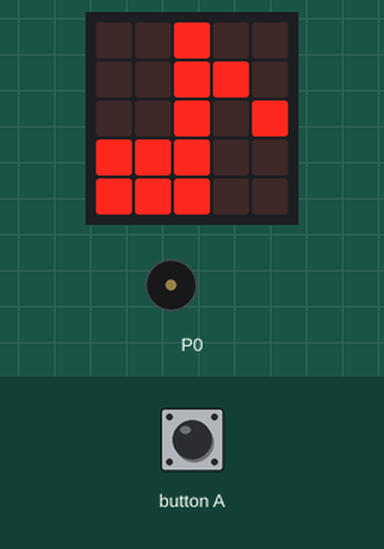
A program run on a simulated BBC micro:bit (MakeCode). Shown: the board's 5×5 LED display, buzzer (waves = sounding). The inputs (shaded band) are chosen by the test bench.

Above: at 1.8 s.
1.9 s: button A pressed for 0.15 s
At 2.29 s:
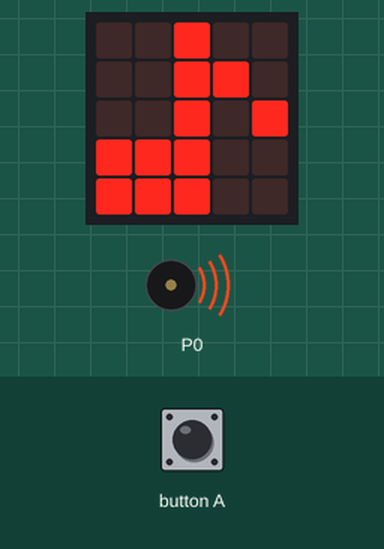
Timing chart, 0 to 8.6 s (numbered marks = the images above; inputs shaded):
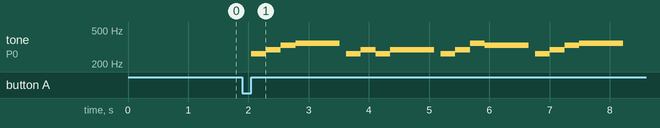

Measured:
- after the input at 1.9 s, tone on P0: plays 262 Hz for 0.24 s, 294 Hz for 0.24 s, 330 Hz for 0.24 s, 349 Hz for 0.73 s, 262 Hz for 0.24 s, 294 Hz for 0.24 s … (16 notes in this stretch), starting after 0.15 s

The program:

main.ts
```typescript
input.onButtonPressed(Button.A, function () {
    music.play(music.tonePlayable(262, music.beat(BeatFraction.Whole)), music.PlaybackMode.UntilDone)
    music.play(music.tonePlayable(294, music.beat(BeatFraction.Whole)), music.PlaybackMode.UntilDone)
    music.play(music.tonePlayable(330, music.beat(BeatFraction.Whole)), music.PlaybackMode.UntilDone)
    music.play(music.tonePlayable(349, music.beat(BeatFraction.Whole)), music.PlaybackMode.UntilDone)
    music.play(music.tonePlayable(349, music.beat(BeatFraction.Whole)), music.PlaybackMode.UntilDone)
    music.play(music.tonePlayable(349, music.beat(BeatFraction.Whole)), music.PlaybackMode.UntilDone)
    basic.pause(100)
    music.play(music.tonePlayable(262, music.beat(BeatFraction.Whole)), music.PlaybackMode.UntilDone)
    music.play(music.tonePlayable(294, music.beat(BeatFraction.Whole)), music.PlaybackMode.UntilDone)
    music.play(music.tonePlayable(262, music.beat(BeatFraction.Whole)), music.PlaybackMode.UntilDone)
    music.play(music.tonePlayable(294, music.beat(BeatFraction.Whole)), music.PlaybackMode.UntilDone)
    music.play(music.tonePlayable(294, music.beat(BeatFraction.Whole)), music.PlaybackMode.UntilDone)
    music.play(music.tonePlayable(294, music.beat(BeatFraction.Whole)), music.PlaybackMode.UntilDone)
    basic.pause(100)
    music.play(music.tonePlayable(262, music.beat(BeatFraction.Whole)), music.PlaybackMode.UntilDone)
    music.play(music.tonePlayable(294, music.beat(BeatFraction.Whole)), music.PlaybackMode.UntilDone)
    music.play(music.tonePlayable(349, music.beat(BeatFraction.Whole)), music.PlaybackMode.UntilDone)
    music.play(music.tonePlayable(330, music.beat(BeatFraction.Whole)), music.PlaybackMode.UntilDone)
    music.play(music.tonePlayable(330, music.beat(BeatFraction.Whole)), music.PlaybackMode.UntilDone)
    music.play(music.tonePlayable(330, music.beat(BeatFraction.Whole)), music.PlaybackMode.UntilDone)
    basic.pause(100)
    music.play(music.tonePlayable(262, music.beat(BeatFraction.Whole)), music.PlaybackMode.UntilDone)
    music.play(music.tonePlayable(294, music.beat(BeatFraction.Whole)), music.PlaybackMode.UntilDone)
    music.play(music.tonePlayable(330, music.beat(BeatFraction.Whole)), music.PlaybackMode.UntilDone)
    music.play(music.tonePlayable(349, music.beat(BeatFraction.Whole)), music.PlaybackMode.UntilDone)
    music.play(music.tonePlayable(349, music.beat(BeatFraction.Whole)), music.PlaybackMode.UntilDone)
    music.play(music.tonePlayable(349, music.beat(BeatFraction.Whole)), music.PlaybackMode.UntilDone)
})
basic.showIcon(IconNames.EighthNote)
music.setTempo(250)
```

test.ts
```typescript
// testes vão aqui; isto não será compilado quando este pacote for usado como uma extensão.
```
